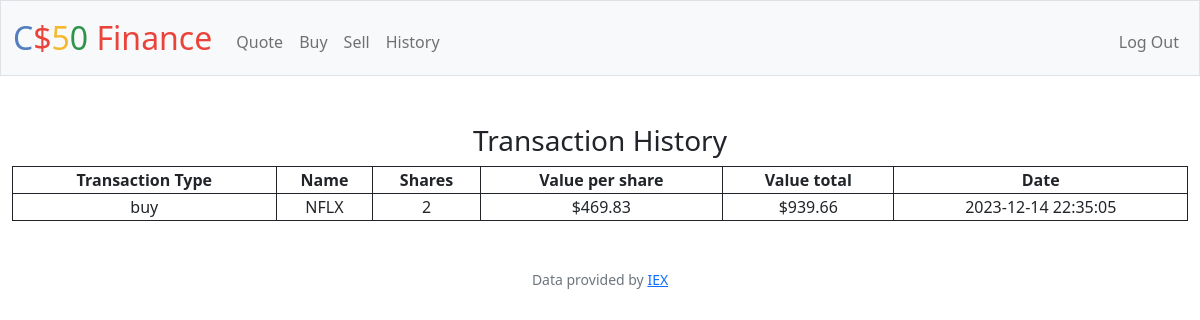
Screenshot of /history (signed in) with the database file from the repository.
### tables this page shows
CREATE TABLE history (
    purchase_id INTEGER NOT NULL,
    user_id INTEGER,
    name TEXT NOT NULL,
    shares INTEGER NOT NULL,
    stock_price INTEGER NOT NULL,
    value INTEGER NOT NULL,
    time_stamp NUMBER NOT NULL,
    trans_type TEXT NOT NULL,
    PRIMARY KEY (purchase_id),
    FOREIGN KEY (user_id) REFERENCES users(id)
);

### app.py (the view)
@app.route("/history")
@login_required
def history():
    stocks_dict = db.execute(
        "SELECT name, shares ,stock_price, value, time_stamp, trans_type FROM history WHERE user_id = ?;",
        session["user_id"],
    )
    for stock_dict in stocks_dict:
        stock_dict["value"] = usd(stock_dict["value"])
        stock_dict["stock_price"] = usd(stock_dict["stock_price"])
    return render_template("history.html", stocks=stocks_dict)

### app.py (called while the page is built)
@app.after_request
def after_request(response):
    response.headers["Cache-Control"] = "no-cache, no-store, must-revalidate"
    response.headers["Expires"] = 0
    response.headers["Pragma"] = "no-cache"
    return response

### helpers.py (called while the page is built)
def login_required(f):
    @wraps(f)
    def decorated_function(*args, **kwargs):
        if session.get("user_id") is None:
            return redirect("/login")
        return f(*args, **kwargs)
    return decorated_function

def usd(value):
    return f"${value:,.2f}"

### templates/history.html
{% extends "layout.html" %}
{% block main %}
    <h3>Transaction History</h3>
    <table width="100%">
        <thead>
            <th>Transaction Type</th>
            <th>Name</th>
            <th>Shares</th>
            <th>Value per share</th>
            <th>Value total</th>
            <th>Date</th>
        </thead>
        <tbody>
            {% for stock in stocks %}
                <tr>
                    <td>{{ stock.trans_type }}</td>
                    <td>{{ stock.name }}</td>
                    <td>{{ stock.shares }}</td>
                    <td>{{ stock.stock_price }}</td>
                    <td>{{ stock.value }}</td>
                    <td>{{ stock.time_stamp }}</td>
                </tr>
            {% endfor %}
        </tbody>
    </table>
{% endblock %}

### static/styles.css (style rules this page uses)
table,th, tr ,td { border: 1px solid; align: "center"; width: "100%"; }

### rows the page displays
history: trans_type "buy", name "NFLX", shares "2", stock_price "$469.83", value "$939.66", time_stamp "2023-12-14 22:35:05"
